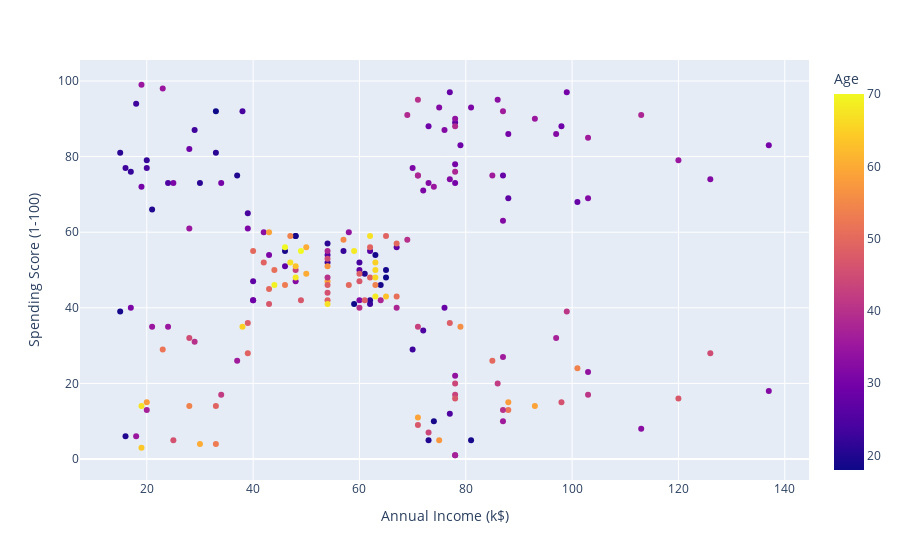

Write notebook code for a chart like this one.
### Code cell
fig1 = px.scatter(df1 , x='Annual Income (k$)',y='Spending Score (1-100)',color='Age')
fig1.show()

### Figure 1 — Plotly figure (JSON) as saved in the notebook; plotly's stock layout.template omitted (floating-point values rounded to 4 significant figures; data arrays with more than 128 entries replaced by an {"elided": "..."} marker saying what was removed)
{"data": [{"hovertemplate": "Annual Income (k$)=%{x}<br>Spending Score (1-100)=%{y}<br>Age=%{marker.color}<extra></extra>", "legendgroup": "", "marker": {"color": {"elided": "200 int values"}, "coloraxis": "coloraxis", "symbol": "circle"}, "mode": "markers", "name": "", "orientation": "v", "showlegend": false, "type": "scatter", "x": {"elided": "200 int values"}, "xaxis": "x", "y": {"elided": "200 int values"}, "yaxis": "y"}], "layout": {"coloraxis": {"colorbar": {"title": {"text": "Age"}}, "colorscale": [[0, "#0d0887"], [0.1111, "#46039f"], [0.2222, "#7201a8"], [0.3333, "#9c179e"], [0.4444, "#bd3786"], [0.5556, "#d8576b"], [0.6667, "#ed7953"], [0.7778, "#fb9f3a"], [0.8889, "#fdca26"], [1, "#f0f921"]]}, "legend": {"tracegroupgap": 0}, "margin": {"t": 60}, "xaxis": {"anchor": "y", "domain": [0, 1], "title": {"text": "Annual Income (k$)"}}, "yaxis": {"anchor": "x", "domain": [0, 1], "title": {"text": "Spending Score (1-100)"}}}}
